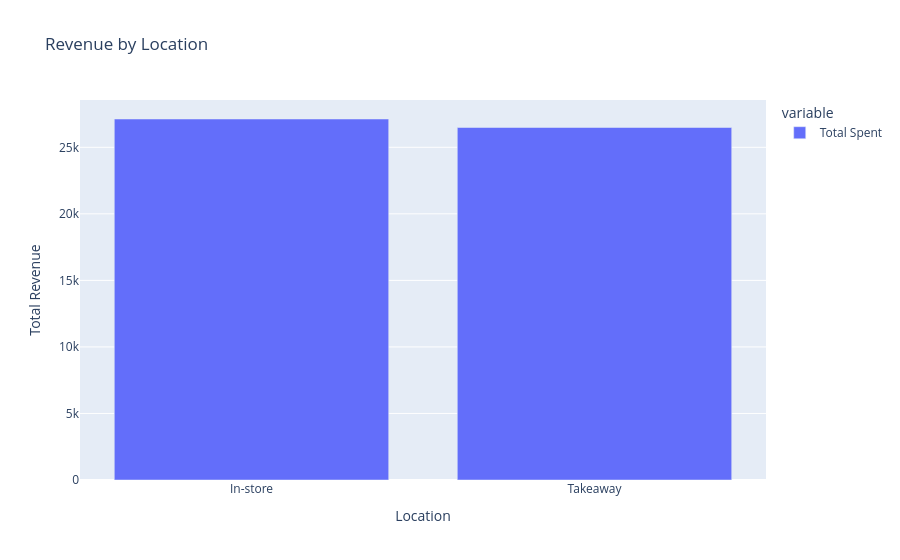

Write notebook code for a chart like this one.
### Code cell
# Plot revenue by location
fig = px.bar(
    known_location_revenue,
    title="Revenue by Location",
    labels={"value": "Total Revenue"}
)
fig.show()

### Figure 1 — Plotly figure (JSON) as saved in the notebook; plotly's stock layout.template omitted (floating-point values rounded to 4 significant figures)
{"data": [{"hovertemplate": "variable=Total Spent<br>Location=%{x}<br>Total Revenue=%{y}<extra></extra>", "legendgroup": "Total Spent", "marker": {"color": "#636efa", "pattern": {"shape": ""}}, "name": "Total Spent", "orientation": "v", "showlegend": true, "textposition": "auto", "type": "bar", "x": ["In-store", "Takeaway"], "xaxis": "x", "y": [27130.0, 26490.0], "yaxis": "y"}], "layout": {"barmode": "relative", "legend": {"title": {"text": "variable"}, "tracegroupgap": 0}, "title": {"text": "Revenue by Location"}, "xaxis": {"anchor": "y", "domain": [0, 1], "title": {"text": "Location"}}, "yaxis": {"anchor": "x", "domain": [0, 1], "title": {"text": "Total Revenue"}}}}
